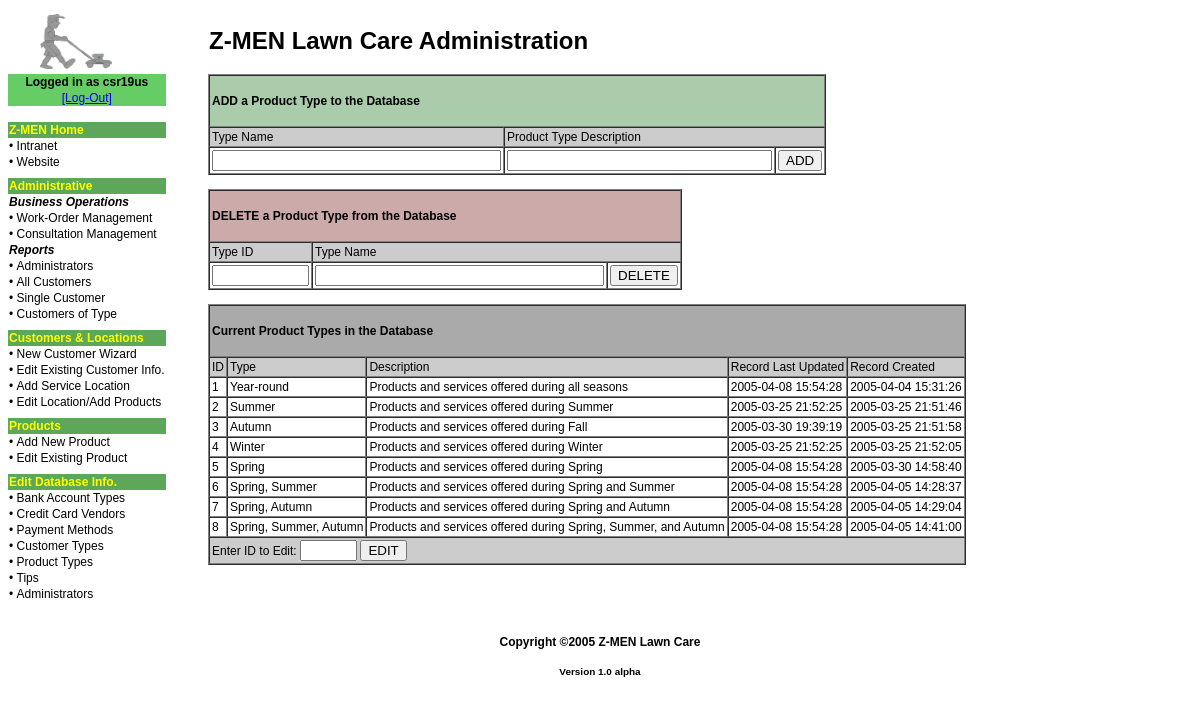
Page /site/adminroot/prod_type.php (signed in) on the committed database.
### tables this page shows
CREATE TABLE `prod_type` (
  `ptype_id` tinyint(3) UNSIGNED NOT NULL AUTO_INCREMENT,
  `ptype_type` varchar(32) DEFAULT NULL,
  `ptype_desc` varchar(128) DEFAULT NULL,
  `ptype_lastupd` timestamp NOT NULL DEFAULT CURRENT_TIMESTAMP ON UPDATE CURRENT_TIMESTAMP,
  `ptype_created` datetime DEFAULT NULL,
  PRIMARY KEY (`ptype_id`)
);

### site/adminroot/php/fns_database.php (called while the page is built, shortened)
<?php
function dbconnect_newmethod() {
	$db = mysqli_connect('localhost','zmen_webuser','password','zmendev');
	return $db;
}
?>

### site/adminroot/php/ptype_view.php (the view, shortened to what this page needs)
<?php
require_once 'fns_database.php';
$result = dbconnect_newmethod()->query('SELECT * FROM prod_type');
$num_results = $result->num_rows;
echo '
	<table border="1" cellpadding="2" cellspacing="0">
		<tr bgcolor="#aaaaaa">
			<td colspan="5"><h4>Current Product Types in the Database</h4></td>
		</tr>
		<tr bgcolor="#cccccc">
			<td>ID</td>
			<td align="left">Type</td>
			<td>Description</td>
			<td>Record Last Updated</td>
			<td>Record Created</td>
		</tr>';
for ($i=0; $i<$num_results; $i++) {
	$row = $result->fetch_assoc();
	echo '<tr>';
	echo '<td>'.$row['ptype_id'].'</td>';
	echo '<td align="left">'.$row['ptype_type'].'</td>';
	echo '<td>'.$row['ptype_desc'].'</td>';
	echo '<td>'.$row['ptype_lastupd'].'</td>';
	echo '<td>'.$row['ptype_created'].'</td>';
	echo '</tr>';
}
echo '
	<tr bgcolor="#cccccc">
		<form action="php/ptype_edit_form.php" method="post">
		<td colspan="6" align="left">
			Enter ID to Edit:
			<input type="text" name="ptype_id_toedit" maxlength="3" size="4" />
			<input type="submit" value="EDIT" />
		</td>
		</form>
	</tr>';
echo '</table>';
?>

### site/adminroot/css/admin.css (style rules this page uses)
body { font-family: Arial, Helvetica, sans-serif; font-size:12px; }

### rows in the picture
prod_type: ptype_id "1", ptype_type "Year-round", ptype_desc "Products and services offered during all seasons", ptype_lastupd "2005-04-08 15:54:28", ptype_created "2005-04-04 15:31:26"
prod_type: ptype_id "2", ptype_type "Summer", ptype_desc "Products and services offered during Summer", ptype_lastupd "2005-03-25 21:52:25", ptype_created "2005-03-25 21:51:46"
prod_type: ptype_id "3", ptype_type "Autumn", ptype_desc "Products and services offered during Fall", ptype_lastupd "2005-03-30 19:39:19", ptype_created "2005-03-25 21:51:58"
prod_type: ptype_id "4", ptype_type "Winter", ptype_desc "Products and services offered during Winter", ptype_lastupd "2005-03-25 21:52:25", ptype_created "2005-03-25 21:52:05"
prod_type: ptype_id "5", ptype_type "Spring", ptype_desc "Products and services offered during Spring", ptype_lastupd "2005-04-08 15:54:28", ptype_created "2005-03-30 14:58:40"
prod_type: ptype_id "6", ptype_type "Spring, Summer", ptype_desc "Products and services offered during Spring and Summer", ptype_lastupd "2005-04-08 15:54:28", ptype_created "2005-04-05 14:28:37"
prod_type: ptype_id "7", ptype_type "Spring, Autumn", ptype_desc "Products and services offered during Spring and Autumn", ptype_lastupd "2005-04-08 15:54:28", ptype_created "2005-04-05 14:29:04"
prod_type: ptype_id "8", ptype_type "Spring, Summer, Autumn", ptype_desc "Products and services offered during Spring, Summer, and Autumn", ptype_lastupd "2005-04-08 15:54:28", ptype_created "2005-04-05 14:41:00"

### other values in the picture
$_SESSION['admin_user'] "csr19us"
